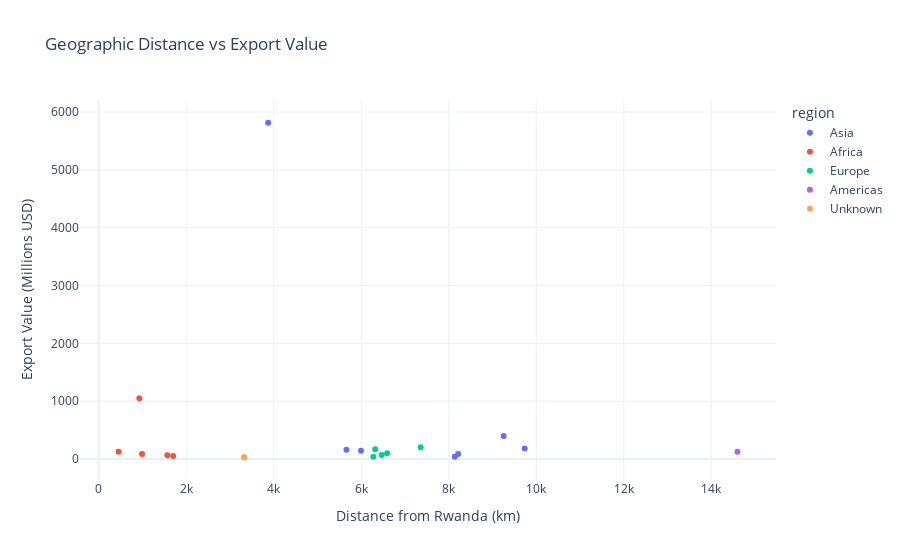

The cell this chart's notebook holds for it:
### Markdown cell above
## 8. Statistical Testing and Hypothesis Analysis

### Code cell
# Statistical hypothesis testing
from scipy.stats import ttest_1samp, ttest_ind, f_oneway, chi2_contingency

print("🧪 STATISTICAL HYPOTHESIS TESTING")
print("="*70)

# Test 1: Is the average trade balance significantly different from zero?
print("\n📊 HYPOTHESIS TEST 1: Trade Balance vs Zero")
print("-"*50)
print("H0: Average trade balance = 0 (no significant surplus or deficit)")
print("H1: Average trade balance ≠ 0 (significant surplus or deficit)")

t_stat, p_value = ttest_1samp(trade_df['trade_balance'], 0)
print(f"T-statistic: {t_stat:.4f}")
print(f"P-value: {p_value:.4f}")
print(f"Conclusion: {'Reject H0' if p_value < 0.05 else 'Fail to reject H0'}")
print(f"Average trade balance: ${trade_df['trade_balance'].mean():.2f}M")

# Test 2: Are export and import values significantly different?
print("\n📊 HYPOTHESIS TEST 2: Exports vs Imports")
print("-"*50)
print("H0: Export values = Import values")
print("H1: Export values ≠ Import values")

t_stat, p_value = ttest_ind(trade_df['export_value'], trade_df['import_value'])
print(f"T-statistic: {t_stat:.4f}")
print(f"P-value: {p_value:.4f}")
print(f"Conclusion: {'Reject H0' if p_value < 0.05 else 'Fail to reject H0'}")
print(f"Mean exports: ${trade_df['export_value'].mean():.2f}M")
print(f"Mean imports: ${trade_df['import_value'].mean():.2f}M")

# Test 3: Regional differences in trade values
print("\n📊 HYPOTHESIS TEST 3: Regional Trade Differences")
print("-"*50)
print("H0: No significant difference between regional trade values")
print("H1: Significant differences exist between regional trade values")

# ANOVA test for regional differences
regions = countries_df['region'].unique()
regional_values = [countries_df[countries_df['region'] == region]['export_value'] for region in regions]

f_stat, p_value = f_oneway(*regional_values)
print(f"F-statistic: {f_stat:.4f}")
print(f"P-value: {p_value:.4f}")
print(f"Conclusion: {'Reject H0' if p_value < 0.05 else 'Fail to reject H0'}")

# Post-hoc analysis for significant differences
if p_value < 0.05:
    print("\n📈 Regional Comparison:")
    for region in regions:
        region_data = countries_df[countries_df['region'] == region]['export_value']
        print(f"{region}: Mean = ${region_data.mean():.2f}M, Std = ${region_data.std():.2f}M")

# Test 4: Correlation between geographical distance and trade value
print("\n📊 HYPOTHESIS TEST 4: Geographic Distance vs Trade Value")
print("-"*50)
print("H0: No correlation between distance and trade value")
print("H1: Significant correlation exists")

# Calculate distance from Rwanda to each country (simplified)
rwanda_coord = {'lat': -1.9403, 'lon': 29.8739}

def calculate_distance(lat1, lon1, lat2, lon2):
    return np.sqrt((lat2 - lat1)**2 + (lon2 - lon1)**2) * 111  # Rough km conversion

countries_df['distance_from_rwanda'] = countries_df.apply(
    lambda row: calculate_distance(rwanda_coord['lat'], rwanda_coord['lon'], row['latitude'], row['longitude']),
    axis=1
)

corr_coef, p_value = pearsonr(countries_df['distance_from_rwanda'], countries_df['export_value'])
print(f"Correlation coefficient: {corr_coef:.4f}")
print(f"P-value: {p_value:.4f}")
print(f"Conclusion: {'Reject H0' if p_value < 0.05 else 'Fail to reject H0'}")

# Visualize distance vs trade value
fig_distance = px.scatter(
    countries_df,
    x='distance_from_rwanda',
    y='export_value',
    color='region',
    hover_data=['destination_country'],
    title='Geographic Distance vs Export Value',
    labels={
        'distance_from_rwanda': 'Distance from Rwanda (km)',
        'export_value': 'Export Value (Millions USD)'
    },
    template='plotly_white'
)

fig_distance.show()

# Save distance analysis
fig_distance.write_html('visualizations/rwanda_distance_analysis.html')
print("\n💾 Distance analysis saved as 'visualizations/rwanda_distance_analysis.html'")

### Figure 1 — Plotly figure (JSON) as saved in the notebook; plotly's stock layout.template omitted (floating-point values rounded to 4 significant figures)
{"data": [{"customdata": [["United Arab Emirates"], ["China"], ["Hong Kong"], ["Pakistan"], ["India"], ["Singapore"], ["Thailand"]], "hovertemplate": "region=Asia<br>Distance from Rwanda (km)=%{x}<br>Export Value (Millions USD)=%{y}<br>destination_country=%{customdata[0]}<extra></extra>", "legendgroup": "Asia", "marker": {"color": "#636efa", "symbol": "circle"}, "mode": "markers", "name": "Asia", "orientation": "v", "showlegend": true, "type": "scatter", "x": [3874.0, 9255.0, 9737.0, 5662.0, 5996.0, 8216.0, 8138.0], "xaxis": "x", "y": [5814.0, 394.7, 182.2, 159.5, 143.2, 87.2, 36.4], "yaxis": "y"}, {"customdata": [["Democratic Republic of the Congo"], ["Uganda"], ["South Sudan"], ["Congo"], ["Ethiopia"]], "hovertemplate": "region=Africa<br>Distance from Rwanda (km)=%{x}<br>Export Value (Millions USD)=%{y}<br>destination_country=%{customdata[0]}<extra></extra>", "legendgroup": "Africa", "marker": {"color": "#EF553B", "symbol": "circle"}, "mode": "markers", "name": "Africa", "orientation": "v", "showlegend": true, "type": "scatter", "x": [930.4, 455.2, 991.6, 1571.0, 1704.0], "xaxis": "x", "y": [1049.0, 123.1, 85.78, 62.69, 49.13], "yaxis": "y"}, {"customdata": [["United Kingdom"], ["Luxembourg"], ["Netherlands"], ["Belgium"], ["Germany"]], "hovertemplate": "region=Europe<br>Distance from Rwanda (km)=%{x}<br>Export Value (Millions USD)=%{y}<br>destination_country=%{customdata[0]}<extra></extra>", "legendgroup": "Europe", "marker": {"color": "#00cc96", "symbol": "circle"}, "mode": "markers", "name": "Europe", "orientation": "v", "showlegend": true, "type": "scatter", "x": [7359.0, 6321.0, 6593.0, 6468.0, 6277.0], "xaxis": "x", "y": [201.1, 165.6, 96.7, 67.73, 39.23], "yaxis": "y"}, {"customdata": [["United States"]], "hovertemplate": "region=Americas<br>Distance from Rwanda (km)=%{x}<br>Export Value (Millions USD)=%{y}<br>destination_country=%{customdata[0]}<extra></extra>", "legendgroup": "Americas", "marker": {"color": "#ab63fa", "symbol": "circle"}, "mode": "markers", "name": "Americas", "orientation": "v", "showlegend": true, "type": "scatter", "x": [14600.0], "xaxis": "x", "y": [123.1], "yaxis": "y"}, {"customdata": [["Egypt"], ["Burundi"]], "hovertemplate": "region=Unknown<br>Distance from Rwanda (km)=%{x}<br>Export Value (Millions USD)=%{y}<br>destination_country=%{customdata[0]}<extra></extra>", "legendgroup": "Unknown", "marker": {"color": "#FFA15A", "symbol": "circle"}, "mode": "markers", "name": "Unknown", "orientation": "v", "showlegend": true, "type": "scatter", "x": [3323.0, 3323.0], "xaxis": "x", "y": [29.67, 29.19], "yaxis": "y"}], "layout": {"legend": {"title": {"text": "region"}, "tracegroupgap": 0}, "title": {"text": "Geographic Distance vs Export Value"}, "xaxis": {"anchor": "y", "domain": [0, 1], "title": {"text": "Distance from Rwanda (km)"}}, "yaxis": {"anchor": "x", "domain": [0, 1], "title": {"text": "Export Value (Millions USD)"}}}}
